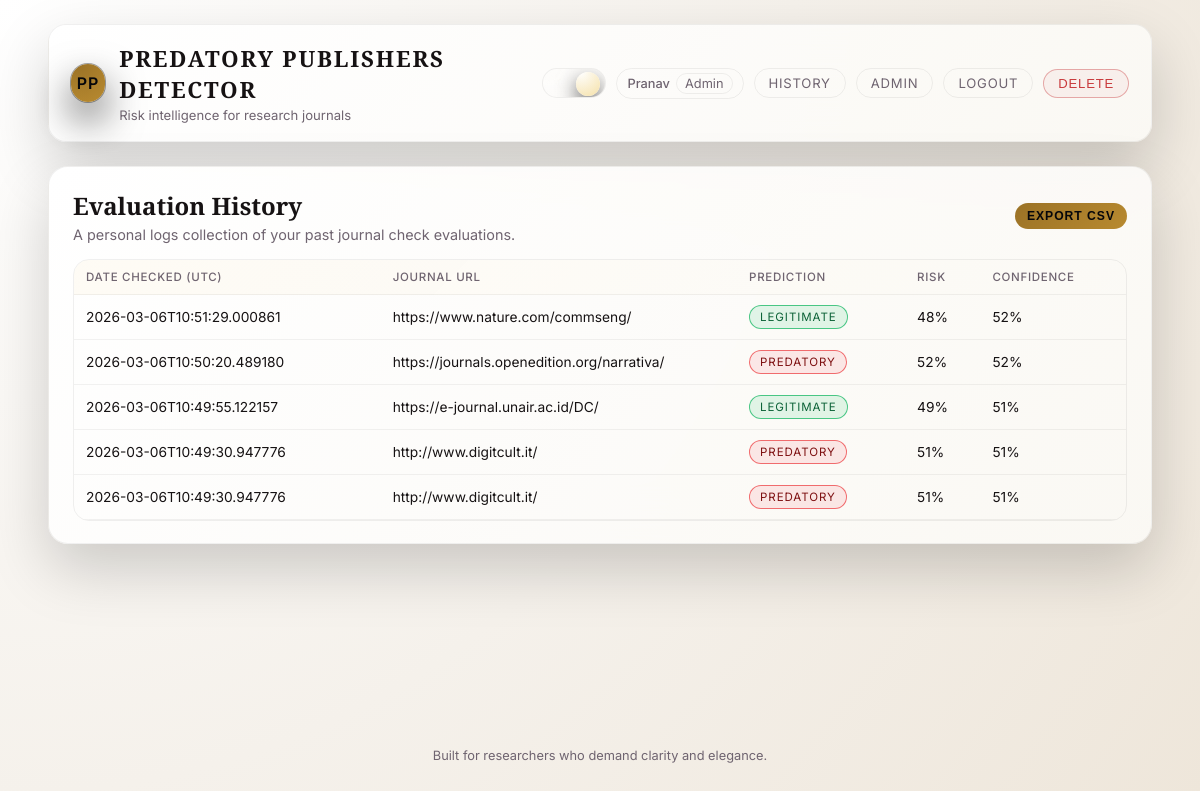
Page /history (signed in) on the earlier database version.
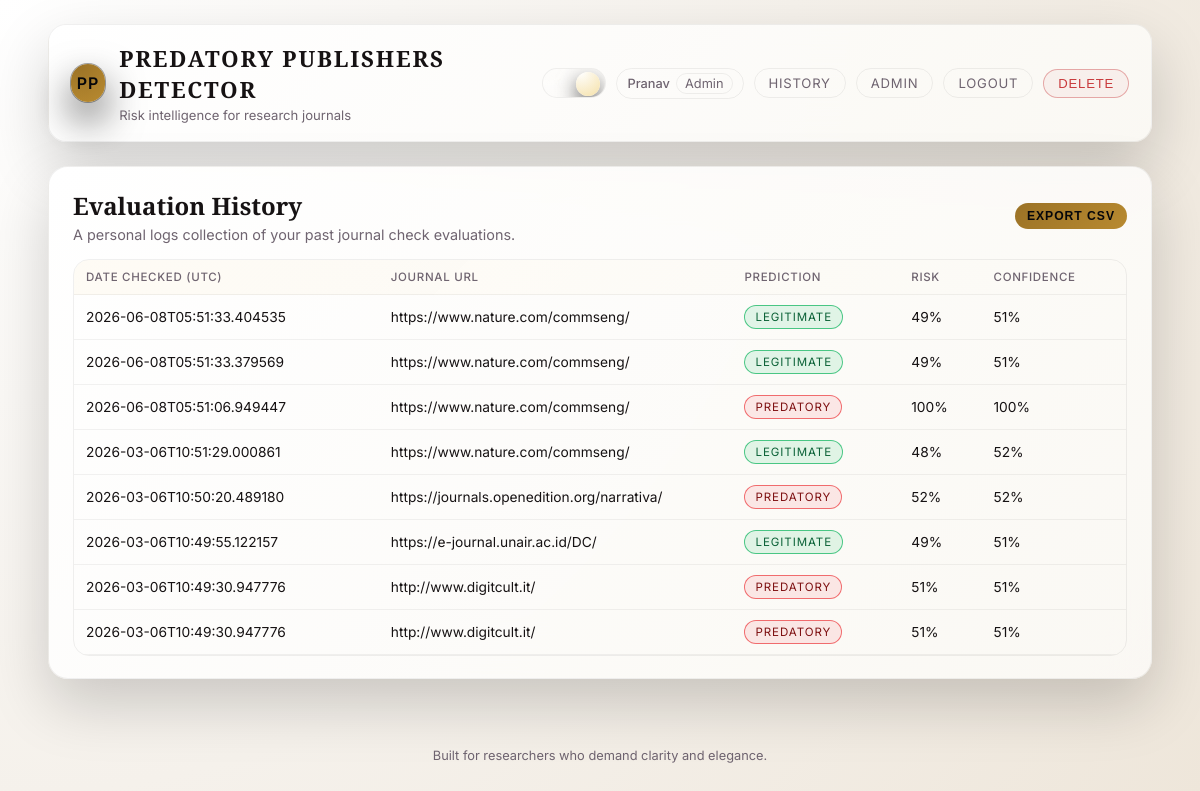
Same page on the later database version.
### tables this page shows
CREATE TABLE users (
                id INTEGER PRIMARY KEY AUTOINCREMENT,
                username TEXT NOT NULL UNIQUE,
                password_hash TEXT NOT NULL,
                role TEXT NOT NULL CHECK(role IN ('admin', 'user')),
                created_at TEXT NOT NULL
            , admin_request TEXT DEFAULT 'none');

CREATE TABLE predictions (
                id INTEGER PRIMARY KEY AUTOINCREMENT,
                url TEXT NOT NULL,
                risk_score REAL NOT NULL,
                label TEXT NOT NULL,
                confidence REAL NOT NULL,
                created_at TEXT NOT NULL
            , user_id INTEGER);

### app.py (the view)
            def wrapper(*args, **kwargs):
                user_id = session.get("user_id")
                if not user_id:
                    return redirect(url_for("login", next=request.path))
                user = get_user_by_id(user_id)
                if not user:
                    session.clear()
                    return redirect(url_for("login", next=request.path))
                if role and user.get("role") != role:
                    abort(403)
                return fn(*args, **kwargs)

### predatory_detector/database.py (called while the page is built)
@contextmanager
def get_conn():
    conn = sqlite3.connect(DB_PATH)
    conn.row_factory = sqlite3.Row
    try:
        yield conn
        conn.commit()
    finally:
        conn.close()

def get_user_by_id(user_id: int) -> Optional[Dict[str, Any]]:
    with get_conn() as conn:
        cur = conn.execute("SELECT * FROM users WHERE id = ?", (user_id,))
        row = cur.fetchone()
        return dict(row) if row else None

def get_recent_predictions_for_user(user_id: int, limit: int = 25) -> List[Dict[str, Any]]:
    with get_conn() as conn:
        cur = conn.execute(
            """
            SELECT url, risk_score, label, confidence, created_at
            FROM predictions
            WHERE user_id = ?
            ORDER BY id DESC
            LIMIT ?
            """,
            (user_id, limit),
        )
        rows = cur.fetchall()
        return [dict(r) for r in rows]

### templates/history.html (shortened to what this page needs)
{% extends "base.html" %}
{% block content %}
  <section class="admin-section glass">
    <div class="admin-header">
      <div>
        <h2>Evaluation History</h2>
        <p>A personal logs collection of your past journal check evaluations.</p>
      </div>
      <div class="admin-actions">
        <button id="exportCsv" class="btn-primary btn-primary--small">Export CSV</button>
      </div>
    </div>
    {% if predictions %}
      <div class="table-wrapper">
        <table class="lux-table">
          <thead>
            <tr>
              <th>Date Checked (UTC)</th>
              <th>Journal URL</th>
              <th>Prediction</th>
              <th>Risk</th>
              <th>Confidence</th>
            </tr>
          </thead>
          <tbody>
            {% for pred in predictions %}
              <tr>
                <td>{{ pred.created_at }}</td>
                <td class="cell-url" title="{{ pred.url }}">{{ pred.url }}</td>
                <td>
                  <span class="pill pill--small {% if pred.label == 'Predatory' %}pill--danger{% else %}pill--success{% endif %}">
                    {{ pred.label }}
                  </span>
                </td>
                <td>{{ '%.0f'|format(pred.risk_score * 100) }}%</td>
                <td>{{ '%.0f'|format(pred.confidence * 100) }}%</td>
              </tr>
            {% endfor %}
          </tbody>
        </table>
      </div>
    {% else %}
      <p class="muted">You haven't run any evaluations yet. Go to the dashboard to scan a website!</p>
    {% endif %}
  </section>
{% endblock %}

### templates/base.html (shortened to what this page needs)
<!DOCTYPE html>
<html lang="en" data-theme="dark">
  <head>
    <link rel="stylesheet" href="{{ url_for('static', filename='css/styles.css') }}" />
  </head>
  <body>
    <div class="app-shell">
      <header class="app-header glass">
        <a href="{{ url_for('index') }}" class="brand brand-link">
          <div class="brand-mark">PP</div>
          <div class="brand-copy">
            <h1>Predatory Publishers Detector</h1>
            <p>Risk intelligence for research journals</p>
          </div>
        </a>
        <div class="header-actions">
          <button
            class="theme-toggle"
            id="themeToggle"
            aria-label="Toggle color theme"
            aria-pressed="false"
          >
            <span class="theme-toggle-inner" aria-hidden="true">
              <span class="theme-toggle-icon theme-toggle-icon--moon">☾</span>
              <span class="theme-toggle-icon theme-toggle-icon--sun">☼</span>
              <span class="theme-toggle-thumb"></span>
            </span>
          </button>
          {% if current_user %}
            <span class="user-chip">
              <span class="user-name">{{ current_user.username }}</span>
              <span class="user-role">{{ current_user.role|capitalize }}</span>
            </span>
            <a href="{{ url_for('history') }}" class="pill-link">History</a>
            {% if current_user.role == 'admin' %}
              <a href="{{ url_for('admin_dashboard') }}" class="pill-link">Admin</a>
            {% endif %}
            <a href="{{ url_for('logout') }}" class="pill-link pill-link--soft">Logout</a>
            <form action="{{ url_for('delete_account') }}" method="post" style="display:inline;" onsubmit="return confirm('Are you sure you want to permanently delete your account? This will erase all your past checks.');">
              <button type="submit" class="pill-link pill-link--danger" style="cursor:pointer;">Delete</button>
            </form>
          {% else %}
            <a href="{{ url_for('login') }}" class="pill-link">Login</a>
            <a href="{{ url_for('signup') }}" class="pill-link pill-link--soft">Sign&nbsp;up</a>
            <a href="{{ url_for('guest_mode') }}" class="pill-link pill-link--ghost">Guest</a>
          {% endif %}
        </div>
      </header>
      <main class="app-main">
        {% block content %}{% endblock %}
      </main>
      <footer class="app-footer">
        <p>Built for researchers who demand clarity and elegance.</p>
      </footer>
    </div>
  </body>
</html>

Differences in the rows shown:
added predictions: created_at "2026-06-08T05:51:33.404535", url "https://www.nature.com/commseng/", label "LEGITIMATE", pred.risk_score*100 "49", pred.confidence*100 "51"
added predictions: created_at "2026-06-08T05:51:33.379569", url "https://www.nature.com/commseng/", label "LEGITIMATE", pred.risk_score*100 "49", pred.confidence*100 "51"
added predictions: created_at "2026-06-08T05:51:06.949447", url "https://www.nature.com/commseng/", label "PREDATORY", pred.risk_score*100 "100", pred.confidence*100 "100"
